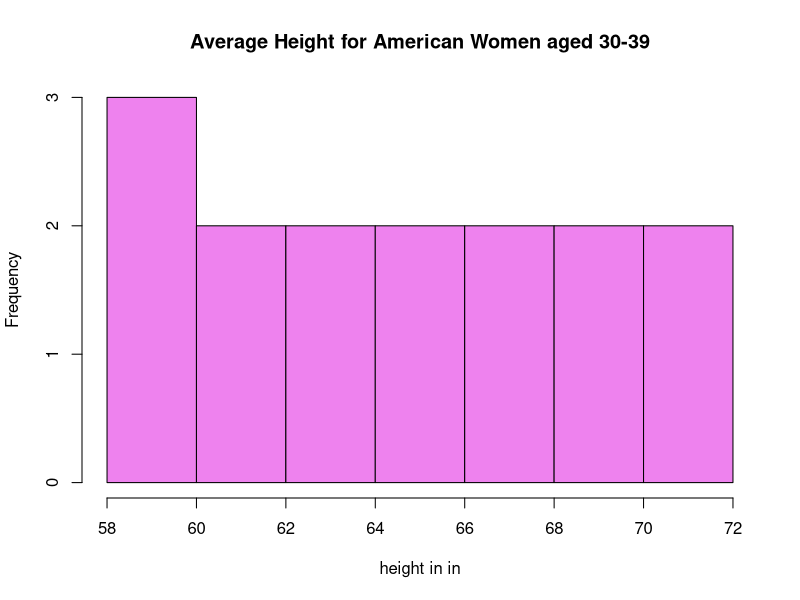
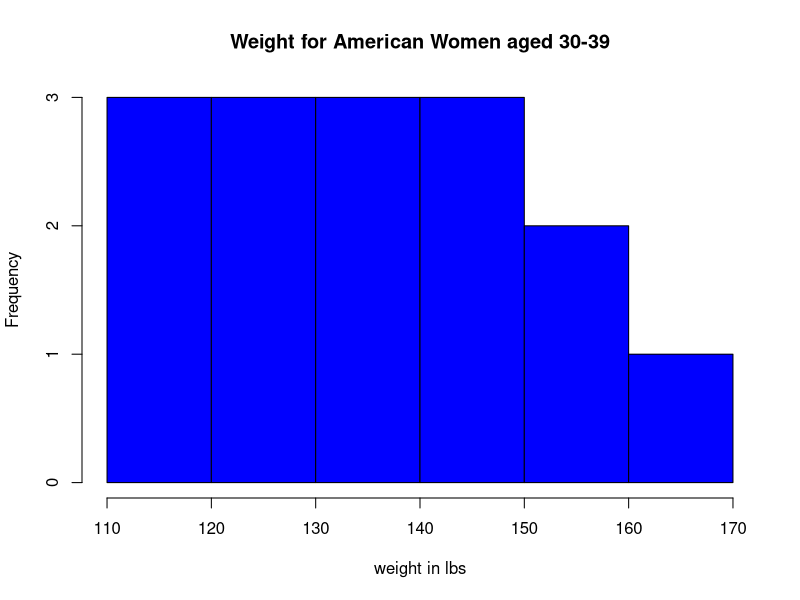
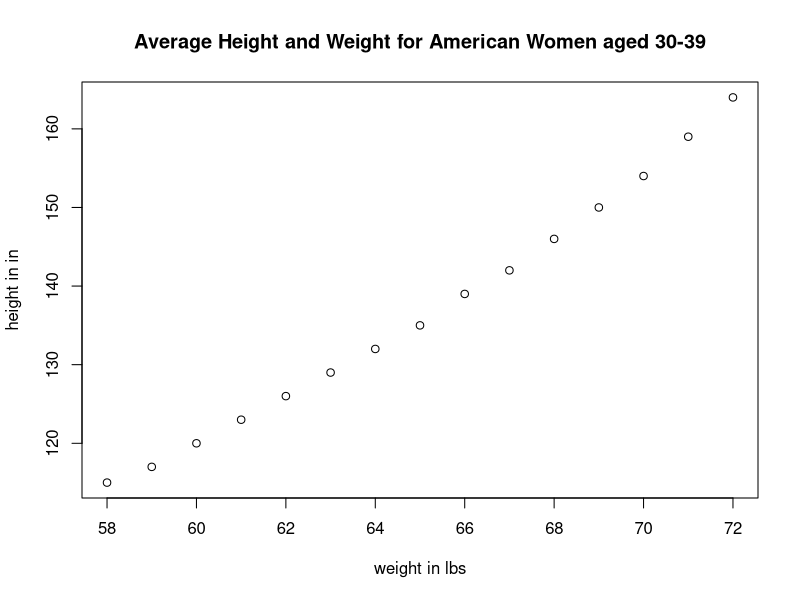

R code for these plots, in order:
#MPP-E1180: Introduction to Collaborative Social Science Data Analysis
#Pair Assignment 1
#Jasmin Cantzler & Valeria Nieberg

###Data Set 1
data()
# lists internal data sets
data(women)
# loads "women" data set
?women
# provides data description
names(women)
# finds variable names (in this case two, "height" and "weight")
colors = c("violet")
# specifies a color
hist(women$height,
     main='Average Height for American Women aged 30-39',
     xlab='height in in',
     col=colors)
colors = c("blue")
# specifies a color
hist(women$weight,
     main='Weight for American Women aged 30-39',
     xlab='weight in lbs',
     col=colors)
#creates histogram for the two variables "height" and "weight"
mean(women$weight)
#calculates the mean, average mean weight is 136.73 lbs (62.02kg)
mean(women$height)
#calculates the mean, average mean height is 65 in (165.1 cm)
median(women$weight)
# median weight 135
median(women$height)
# median height 65
range(women$weight)
# calculates the range, 115-164 lbs
range(women$height)
# calculates the range, 58-72 in
plot(women$height, women$weight,
    main='Average Height and Weight for American Women aged 30-39',
    xlab='weight in lbs',
    ylab='height in in')
cor.test(women$weight, women$height)

#Data Set 2
